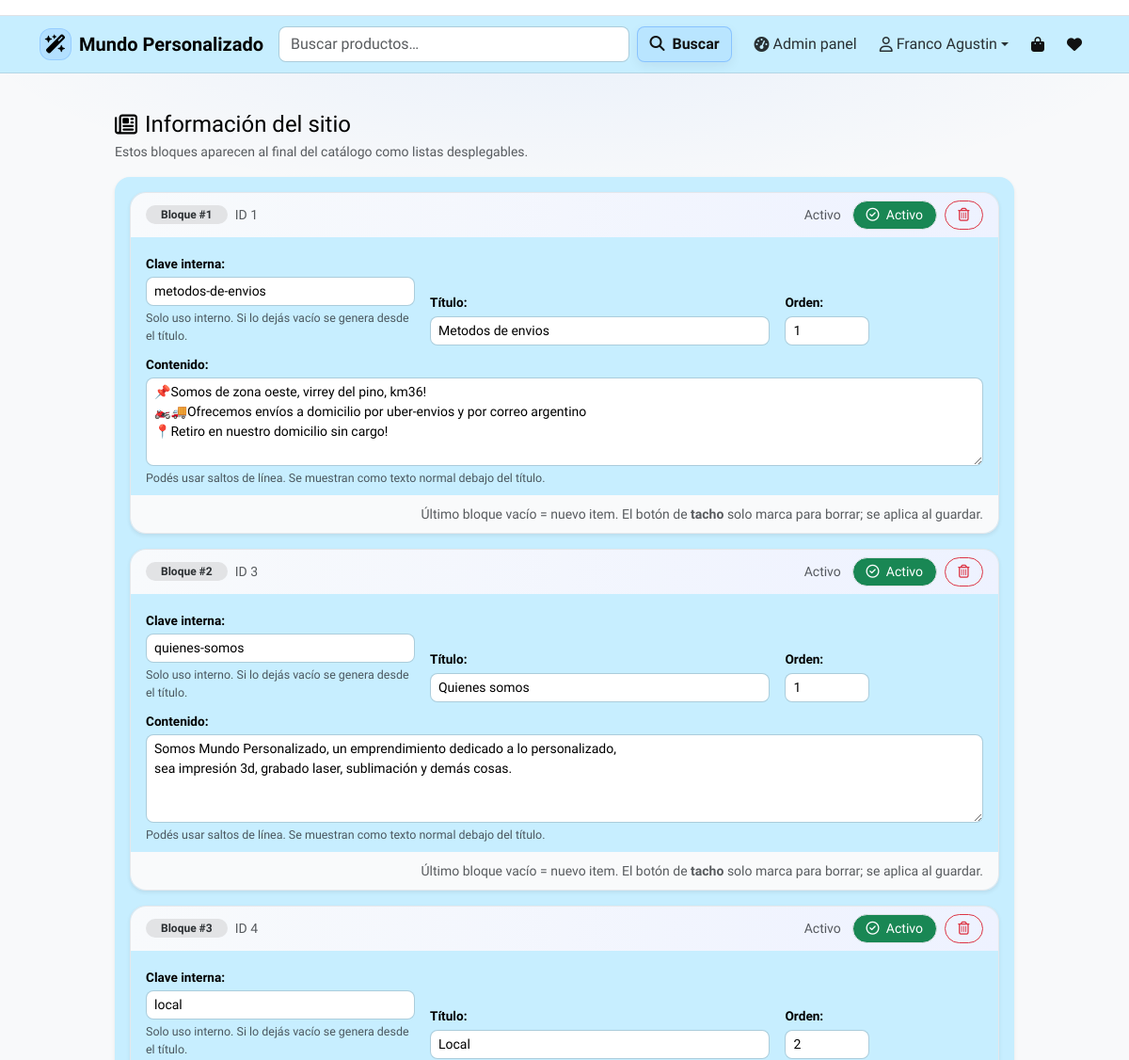
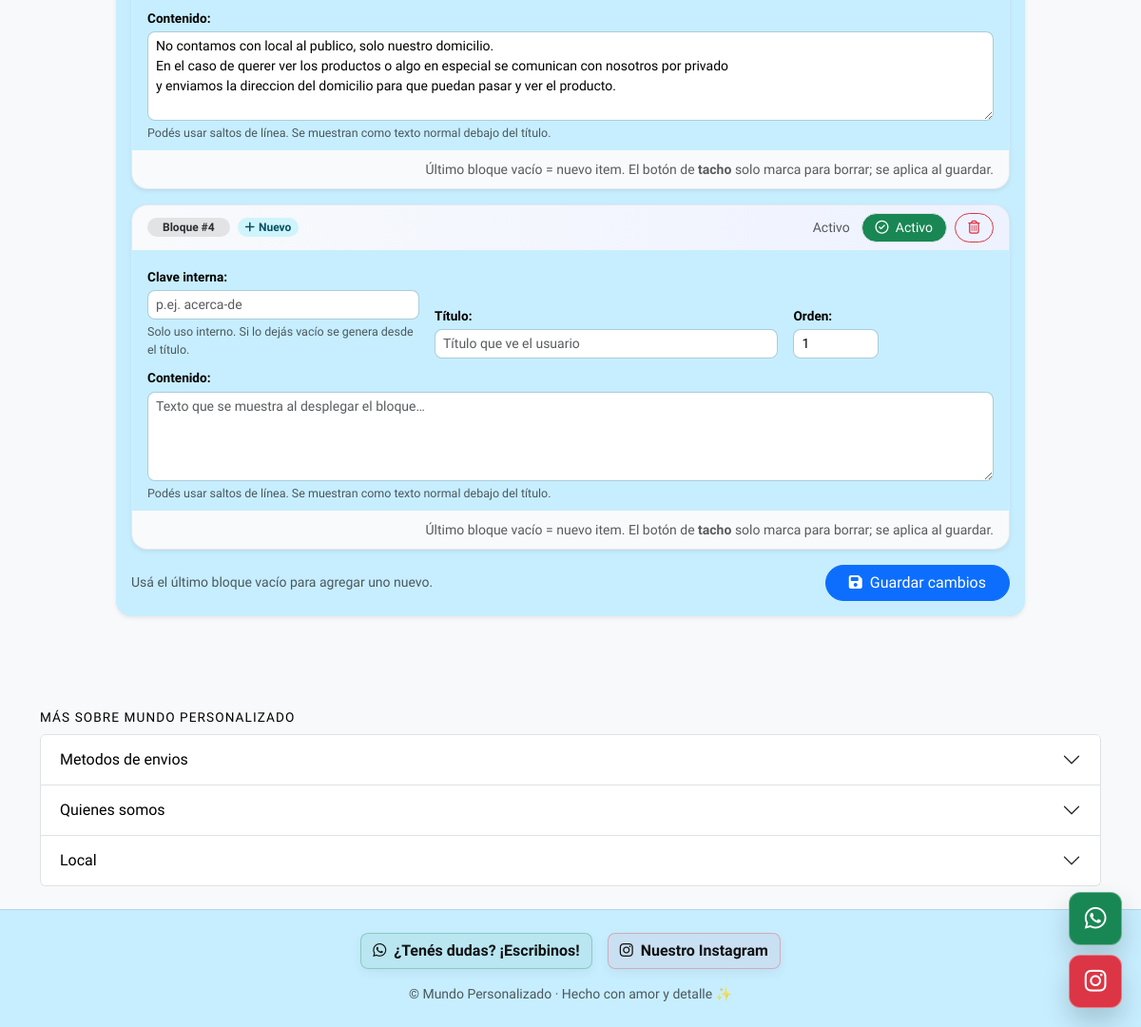
The page /owner/owner/info-sitio/ (signed in) on the database its author committed (2 pictures, top to bottom).
### owner/models.py (models this page shows, shortened)
class SiteConfig(models.Model):
    primary_color   = models.CharField(max_length=20, default="#0d6efd")
    secondary_color = models.CharField(max_length=20, default="#6c757d")
    success_color   = models.CharField(max_length=20, default="#198754")
    danger_color    = models.CharField(max_length=20, default="#dc3545")
    background      = models.CharField(max_length=20, default="#ffffff")
    surface         = models.CharField(max_length=20, default="#ffffff")
    text_color      = models.CharField(max_length=20, default="#111111")
    muted_color     = models.CharField(max_length=20, default="#6c757d")
    primary_rgb = models.CharField(
        max_length=20,
        default="13,110,253",
        help_text="Formato: R,G,B (ej: 13,110,253)",
    )
    font_base = models.CharField(
        max_length=120,
        default="system-ui, -apple-system, Segoe UI, Roboto, Arial"
    )
    font_headings = models.CharField(
        max_length=120,
        default="system-ui, -apple-system, Segoe UI, Roboto, Arial"
    )
    google_fonts_url = models.URLField(blank=True, default="")
    texts = models.JSONField(default=dict, blank=True)
    updated_at = models.DateTimeField(auto_now=True)
    @classmethod
    def get_solo(cls):
        obj, _ = cls.objects.get_or_create(pk=1)
        return obj

class SiteInfoBlock(models.Model):
    site = models.ForeignKey(
        "SiteConfig",
        on_delete=models.CASCADE,
        related_name="info_blocks",
    )
    clave = models.CharField(
        "Clave interna",
        max_length=80,
        blank=True,
        help_text="Solo para uso interno. Si lo dejás vacío se genera desde el título."
    )
    titulo = models.CharField("Título", max_length=120)
    contenido = models.TextField("Contenido", blank=True)
    orden = models.PositiveIntegerField("Orden", default=1)
    activo = models.BooleanField("Activo", default=True)
    class Meta:
        ordering = ("orden", "id")

### owner/views.py (the view)
# urls.py: path("owner/info-sitio/", owner_siteinfo_list, name="owner_siteinfo_list"),
@login_required
def owner_siteinfo_list(request):
    if not _check_owner(request.user):
        raise PermissionDenied("Solo el dueño puede editar esta sección")
    site_cfg = SiteConfig.get_solo()
    qs = SiteInfoBlock.objects.filter(site=site_cfg).order_by("orden", "id")
    PREFIX = "info_blocks"
    if request.method == "POST":
        formset = SiteInfoBlockFormSet(
            request.POST,
            queryset=qs,
            prefix=PREFIX,
        )
        if formset.is_valid():
            instances = formset.save(commit=False)
            for obj in instances:
                obj.site = site_cfg
                obj.save()
            for obj in formset.deleted_objects:
                obj.delete()
            messages.success(request, "Información del sitio actualizada correctamente.")
            registrar_evento(
                tipo="siteinfo_edit",
                titulo="Información del sitio actualizada",
                detalle="Se modificaron los bloques de información del catálogo.",
                user=request.user,
                obj=site_cfg,
            )
            return redirect("owner_siteinfo_list")
        else:
            messages.error(
                request,
                "Revisá los errores en los bloques. "
                "Los que estén en rojo tienen algún problema.",
            )
    else:
        formset = SiteInfoBlockFormSet(
            queryset=qs,
            prefix=PREFIX,
        )
    return render(
        request,
        "owner/owner_info_sitio.html",
        {
            "formset": formset,
            "site_cfg": site_cfg,
        },
    )

### owner/templates/owner/owner_info_sitio.html (shortened to what this page needs)
{% extends "base.html" %}
{% load static %}
{% block content %}
<div class="container py-4" style="max-width: 980px;">
  <div class="mb-3">
    <h4 class="h4 mb-1 d-flex align-items-center">
      <i class="fa-regular fa-newspaper me-2"></i>
      Información del sitio
    </h4>
    <p class="text-muted small mb-0">
      Estos bloques aparecen al final del catálogo como listas desplegables.
    </p>
  </div>
  <form method="post" class="card border-0 shadow-sm rounded-4 mb-4">
    <div class="card-body">
      {% for form in formset %}
        <div class="card mb-3 shadow-sm siteinfo-block-card">
          <div class="card-header px-3 py-2 d-flex justify-content-between align-items-center">
            <div class="d-flex align-items-center gap-2">
              <span class="badge rounded-pill bg-secondary-subtle text-secondary-emphasis px-3">
                Bloque #{{ forloop.counter }}
              </span>
              {% if form.instance.pk %}
                <span class="text-muted small">ID {{ form.instance.pk }}</span>
              {% else %}
                <span class="badge rounded-pill bg-info-subtle text-info-emphasis small">
                  <i class="fa-solid fa-plus me-1"></i>Nuevo
                </span>
              {% endif %}
            </div>
            <div class="d-flex align-items-center gap-2">
              <span class="small text-muted me-1 status-label">
              </span>
              <button type="button"
                      class="btn btn-soft btn-sm toggle-activo-btn border">
                <i class="fa-regular fa-circle-check me-1"></i>
                <span class="label-text">Activo</span>
              </button>
              {% if formset.can_delete %}
                <button type="button"
                        class="btn btn-soft btn-sm btn-outline-danger mark-delete-btn">
                  <i class="fa-regular fa-trash-can"></i>
                </button>
              {% endif %}
            </div>
          </div>
          <div class="card-body pt-3 pb-2">
            <div class="row g-3 align-items-end">
              <div class="col-md-4">
                <label class="form-label mb-1">{{ form.clave.label }}:</label>
                {{ form.clave }}
                <small class="helper-text text-muted d-block mt-1">
                  Solo uso interno. Si lo dejás vacío se genera desde el título.
                </small>
              </div>
              <div class="col-md-5">
                <label class="form-label mb-1">{{ form.titulo.label }}:</label>
                {{ form.titulo }}
              </div>
              <div class="col-md-2">
                <label class="form-label mb-1">{{ form.orden.label }}:</label>
                {{ form.orden }}
              </div>
              <div class="col-12 mt-2">
                <label class="form-label mb-1">{{ form.contenido.label }}:</label>
                {{ form.contenido }}
                <small class="helper-text text-muted d-block mt-1">
                  Podés usar saltos de línea. Se muestran como texto normal debajo del título.
                </small>
              </div>
            </div>
          </div>
          <div class="card-footer py-2 px-3 text-end">
            <small class="text-muted">
              Último bloque vacío = nuevo item. El botón de <strong>tacho</strong> solo marca
              para borrar; se aplica al guardar.
            </small>
          </div>
        </div>
      {% endfor %}
      <div class="d-flex justify-content-between align-items-center mt-3">
        <div class="text-muted small">
          Usá el último bloque vacío para agregar uno nuevo.
        </div>
        <button type="submit" class="btn btn-primary rounded-pill px-4">
          <i class="fa-solid fa-floppy-disk me-1"></i> Guardar cambios
        </button>
      </div>
    </div>
  </form>
</div>
{% endblock %}

### templates/base.html (shortened to what this page needs)
<!DOCTYPE html>
<html lang="es">
<head>
  <link href="https://cdn.jsdelivr.net/npm/bootstrap@5.3.3/dist/css/bootstrap.min.css" rel="stylesheet">
  <link rel="stylesheet" href="https://cdnjs.cloudflare.com/ajax/libs/font-awesome/6.4.2/css/all.min.css">
</head>
<body class="bg-light">
  <section class="border-bottom" style="background:#ffffff;">
    <div class="container py-2">
    </div>
  </section>
  <nav class="navbar navbar-expand-lg mp-navbar mb-3">
    <div class="container">
      <a class="navbar-brand fw-semibold d-flex align-items-center gap-2" href="{% url 'catalogo' %}">
        <span class="d-inline-flex align-items-center justify-content-center"
          style="width:34px;height:34px;border-radius:12px;background:rgba(13,110,253,.10);border:1px solid rgba(13,110,253,.18);">
          <i class="fa-solid fa-wand-magic-sparkles"></i>
        </span>
        {{ site_cfg.texts.brand_name|default:"Mundo Personalizado" }}
      </a>
      <div id="mainNav" class="collapse navbar-collapse">
        <form id="navSearchForm" class="d-flex ms-auto my-2 my-lg-0 gap-2 flex-grow-1" role="search" method="get"
          action="{% url 'catalogo' %}">
          <div class="position-relative flex-grow-1">
            <input class="form-control" name="q" id="navSearchInput" type="search"
              placeholder="{{ site_cfg.texts.search_placeholder|default:'Buscar productos…' }}" autocomplete="off"
              value="{{ request.GET.q|default:'' }}">
          </div>
          <button class="btn btn-mp primary flex-shrink-0" type="submit">
            <i class="fa-solid fa-magnifying-glass me-1"></i> Buscar
          </button>
        </form>
        <ul class="navbar-nav ms-3 align-items-lg-center gap-2">
          {% if request.user.is_authenticated and request.user.is_staff %}
          <li class="nav-item">
            <a class="nav-link d-flex align-items-center" href="{% url 'home' %}">
              <i class="fa-solid fa-gauge-high me-1"></i>
              <span>Admin panel</span>
            </a>
          </li>
          {% endif %}
          {% if request.user.is_authenticated %}
          <li class="nav-item dropdown">
            <a class="nav-link dropdown-toggle d-flex align-items-center" href="#" role="button"
              data-bs-toggle="dropdown" aria-expanded="false">
              <i class="fa-regular fa-user me-1"></i>
              <span>{{ request.user.first_name|default:"Mi cuenta" }}</span>
            </a>
          </li>
          {% endif %}
          <li class="nav-item dropdown">
            <a class="nav-link position-relative nav-icon d-flex align-items-center" href="#" role="button"
              data-bs-toggle="dropdown" aria-expanded="false" aria-label="Carrito">
              <i class="fa-solid fa-bag-shopping"></i>
            </a>
          </li>
          <li class="nav-item dropdown">
            <a class="nav-link position-relative nav-icon d-flex align-items-center" href="#" role="button"
              data-bs-toggle="dropdown" aria-expanded="false" aria-label="Favoritos">
              <i class="fa-solid fa-heart"></i>
            </a>
          </li>
        </ul>
      </div>
    </div>
  </nav>
  <main class="container mb-5">
    {% block content %}{% endblock %}
  </main>
  {% if siteinfo_blocks %}
  <section class="mt-2 mb-4">
    <div class="container">
      <p class="siteinfo-section-title mb-2 text-center text-md-start">
        {{ site_cfg.texts.siteinfo_section_title|default:"Más sobre Mundo Personalizado" }}
      </p>
      <div class="accordion" id="siteInfoAccordion">
        {% for b in siteinfo_blocks %}
        <div class="accordion-item">
          <h2 class="accordion-header" id="siteinfo-heading-{{ b.id }}">
            <button class="accordion-button collapsed" type="button" data-bs-toggle="collapse"
              data-bs-target="#siteinfo-collapse-{{ b.id }}" aria-expanded="false"
              aria-controls="siteinfo-collapse-{{ b.id }}">
              {{ b.titulo }}
            </button>
          </h2>
        </div>
        {% endfor %}
      </div>
    </div>
  </section>
  {% endif %}
  <footer class="mp-footer py-4 mt-auto">
    <div class="container">
      <div class="d-flex flex-column flex-md-row gap-3 justify-content-center">
        <a href="{{ site_cfg.texts.whatsapp_url|default:'https://wa.me/message/NSO7K5POCXLKE1' }}" target="_blank"
          class="btn btn-mp success">
          <i class="fab fa-whatsapp me-1"></i>
          {{ site_cfg.texts.whatsapp_cta|default:"¿Tenés dudas? ¡Escribinos!" }}
        </a>
        <a href="{{ site_cfg.texts.instagram_url|default:'https://www.instagram.com/_mundo_personalizado/?next=%2F' }}"
          target="_blank" class="btn btn-mp danger">
          <i class="fab fa-instagram me-1"></i>
          {{ site_cfg.texts.instagram_cta|default:"Nuestro Instagram" }}
        </a>
      </div>
      <p class="text-center text-muted small mt-3 mb-0">
        © {{ now|date:"Y" }} {{ site_cfg.texts.brand_name|default:"Mundo Personalizado" }} ·
        {{ site_cfg.texts.footer_tagline|default:"Hecho con amor y detalle ✨" }}
      </p>
    </div>
  </footer>
  <div class="floating-btn">
    <a href="{{ site_cfg.texts.whatsapp_url|default:'https://wa.me/message/NSO7K5POCXLKE1' }}" target="_blank"
      class="btn btn-success">
      <i class="fab fa-whatsapp"></i>
    </a>
    <a href="{{ site_cfg.texts.instagram_url|default:'https://www.instagram.com/_mundo_personalizado/?next=%2F' }}"
      target="_blank" class="btn btn-danger">
      <i class="fab fa-instagram"></i>
    </a>
  </div>
</body>
</html>

### rows shown on the page
SiteConfig: texts.brand_name "Mundo Personalizado", q "Buscar productos…", texts.siteinfo_section_title "MÁS SOBRE MUNDO PERSONALIZADO", texts.whatsapp_cta "¿Tenés dudas? ¡Escribinos!", texts.instagram_cta "Nuestro Instagram", texts.footer_tagline "Hecho con amor y detalle ✨"
SiteInfoBlock: instance.pk "1", titulo "Metodos de envios"
SiteInfoBlock: instance.pk "3", titulo "Quienes somos"
SiteInfoBlock: instance.pk "4", titulo "Local"

### other values the page prints
{{ request.user.first_name|default:"Mi cuenta" }} "Franco Agustin"
